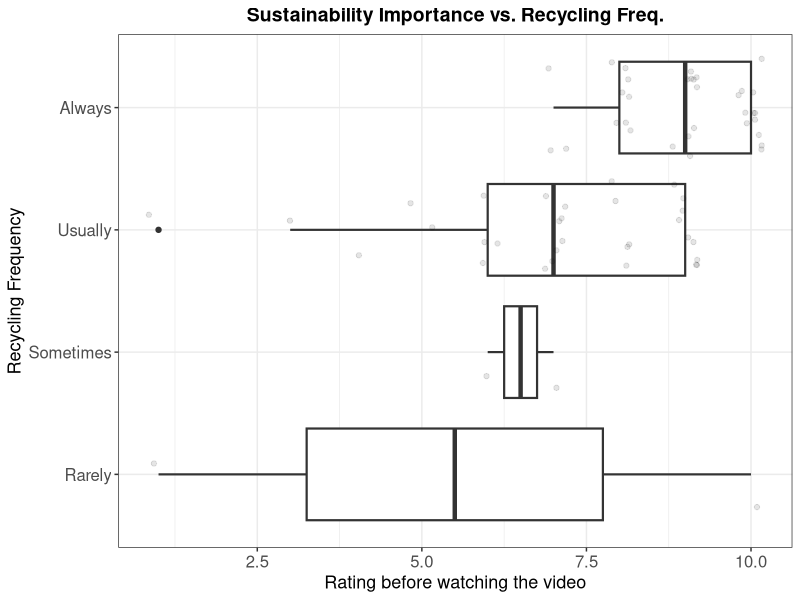

The R source for this figure: (Note: this script raises an error after producing the figure.)
## ---- chunk 1
knitr::opts_chunk$set(echo = TRUE)
knitr::opts_chunk$set(fig.path = "images_report/")
library(tidyverse)
library(gridExtra)
library(MASS)
## ---- chunk 2
# load data
tidy_data <- read.csv("../data/tidy_data.csv")

# factor relevel
tidy_data$recycling_freq <- tidy_data$recycling_freq %>% fct_relevel("Rarely","Sometimes","Usually","Always")
tidy_data$background <- tidy_data$background %>% fct_relevel("Yes","No")
tidy_data$watch <- tidy_data$watch %>% fct_relevel("Have watched","Will pass")
## ---- chunk 3
# Creating summary table
#summary(tidy_data)
## ---- chunk 4
#simple_model = lm(data=tidy_data, recycling_freq ~ self_rating_before)
#age_confounder = lm(data=tidy_data, recycling_freq ~ self_rating_before + age)
#background_confounder = lm(data=tidy_data, recycling_freq ~ self_rating_before + background)
#interaction_effects = lm(data=tidy_data, recycling_freq ~ self_rating_before + background*age)

#summary(simple_model)
## ---- chunk 5
# Visualization of relationship between recycling freq. and self rating before watching the video
tidy_data %>%
  ggplot(aes(x = recycling_freq, y = self_rating_before)) +
  geom_boxplot(size = .75) +
  geom_jitter(alpha = .1, height = .2) +
  theme(axis.text.x = element_text(angle = 45, hjust = 1, vjust = 1)) +
  coord_flip() +
  theme_bw() +
  labs(y = "Rating before watching the video", x = "Recycling Frequency") +
  ggtitle("Sustainability Importance vs. Recycling Freq.") +
  theme(plot.title = element_text(size = 14, face = "bold", hjust = 0.5),
        axis.text = element_text(size = 12),
        axis.title = element_text(size = 13))
## ---- chunk 6
# Fit a OLR model without interaction
olr_model <- polr(recycling_freq ~ self_rating_before + background + age, data = tidy_data)

tidy_data <- tidy_data %>%
  cbind(., olr_model_prob = predict(olr_model, ., type = "probs")) %>% #estimated probability
  cbind(., olr_model_decision = predict(olr_model))                   #estimated result according to the probabilities
## ---- chunk 7
gf <- table(tidy_data$recycling_freq, tidy_data$olr_model_decision)
accuracy <- (gf[1] + gf[6] + gf[11] + gf[16]) / 68 # 68 observations

print(paste("AIC = ", AIC(olr_model))) 
print(paste("Log likelihood = ", logLik(olr_model))) 
print(paste("Overall accuracy = ", accuracy)) # The larger the better
## ---- chunk 8
# Get the coefficients
coef(summary(olr_model))
